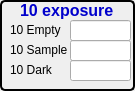
   <widget class="QGroupBox" name="groupBox_9">
    <property name="geometry">
     <rect>
      <x>335</x>
      <y>230</y>
      <width>135</width>
      <height>91</height>
     </rect>
    </property>
    <property name="styleSheet">
     <string notr="true">QGroupBox { 
     border: 2px solid black; 
     border-radius: 5px; 
 } </string>
    </property>
    <property name="title">
     <string/>
    </property>
    <widget class="QLabel" name="label_63">
     <property name="geometry">
      <rect>
       <x>20</x>
       <y>-10</y>
       <width>131</width>
       <height>41</height>
      </rect>
     </property>
     <property name="font">
      <font>
       <pointsize>12</pointsize>
       <weight>75</weight>
       <bold>true</bold>
      </font>
     </property>
     <property name="text">
      <string>&lt;html&gt;&lt;head/&gt;&lt;body&gt;&lt;p&gt;&lt;span style=&quot; color:#0000cc;&quot;&gt;10 exposure&lt;/span&gt;&lt;/p&gt;&lt;/body&gt;&lt;/html&gt;</string>
     </property>
    </widget>
    <widget class="QLabel" name="label_85">
     <property name="geometry">
      <rect>
       <x>10</x>
       <y>20</y>
       <width>61</width>
       <height>21</height>
      </rect>
     </property>
     <property name="font">
      <font>
       <pointsize>9</pointsize>
      </font>
     </property>
     <property name="text">
      <string>&lt;html&gt;&lt;head/&gt;&lt;body&gt;&lt;p&gt;10 Empty&lt;/p&gt;&lt;/body&gt;&lt;/html&gt;</string>
     </property>
    </widget>
    <widget class="QLabel" name="label_84">
     <property name="geometry">
      <rect>
       <x>10</x>
       <y>40</y>
       <width>61</width>
       <height>21</height>
      </rect>
     </property>
     <property name="font">
      <font>
       <pointsize>9</pointsize>
      </font>
     </property>
     <property name="text">
      <string>&lt;html&gt;&lt;head/&gt;&lt;body&gt;&lt;p&gt;10 Sample&lt;/p&gt;&lt;/body&gt;&lt;/html&gt;</string>
     </property>
    </widget>
    <widget class="QLabel" name="label_86">
     <property name="geometry">
      <rect>
       <x>10</x>
       <y>60</y>
       <width>51</width>
       <height>21</height>
      </rect>
     </property>
     <property name="font">
      <font>
       <pointsize>9</pointsize>
      </font>
     </property>
     <property name="text">
      <string>&lt;html&gt;&lt;head/&gt;&lt;body&gt;&lt;p&gt;10 Dark&lt;/p&gt;&lt;/body&gt;&lt;/html&gt;</string>
     </property>
    </widget>
    <widget class="caTextEntry" name="catextentry_103">
     <property name="geometry">
      <rect>
       <x>70</x>
       <y>20</y>
       <width>61</width>
       <height>21</height>
      </rect>
     </property>
     <property name="channel" stdset="0">
      <string notr="true">9idcSAXS:I0_Empty.VAL</string>
     </property>
     <property name="background">
      <color>
       <red>115</red>
       <green>215</green>
       <blue>253</blue>
      </color>
     </property>
     <property name="colorMode">
      <enum>caLineEdit::Static</enum>
     </property>
    </widget>
    <widget class="caTextEntry" name="catextentry_102">
     <property name="geometry">
      <rect>
       <x>70</x>
       <y>40</y>
       <width>61</width>
       <height>21</height>
      </rect>
     </property>
     <property name="channel" stdset="0">
      <string notr="true">9idcSAXS:I0_Sample.VAL</string>
     </property>
     <property name="background">
      <color>
       <red>115</red>
       <green>215</green>
       <blue>253</blue>
      </color>
     </property>
     <property name="colorMode">
      <enum>caLineEdit::Static</enum>
     </property>
    </widget>
    <widget class="caTextEntry" name="catextentry_104">
     <property name="geometry">
      <rect>
       <x>70</x>
       <y>60</y>
       <width>61</width>
       <height>21</height>
      </rect>
     </property>
     <property name="channel" stdset="0">
      <string notr="true">9idcSAXS:I0_Dark.VAL</string>
     </property>
     <property name="background">
      <color>
       <red>115</red>
       <green>215</green>
       <blue>253</blue>
      </color>
     </property>
     <property name="colorMode">
      <enum>caLineEdit::Static</enum>
     </property>
    </widget>
   </widget>
